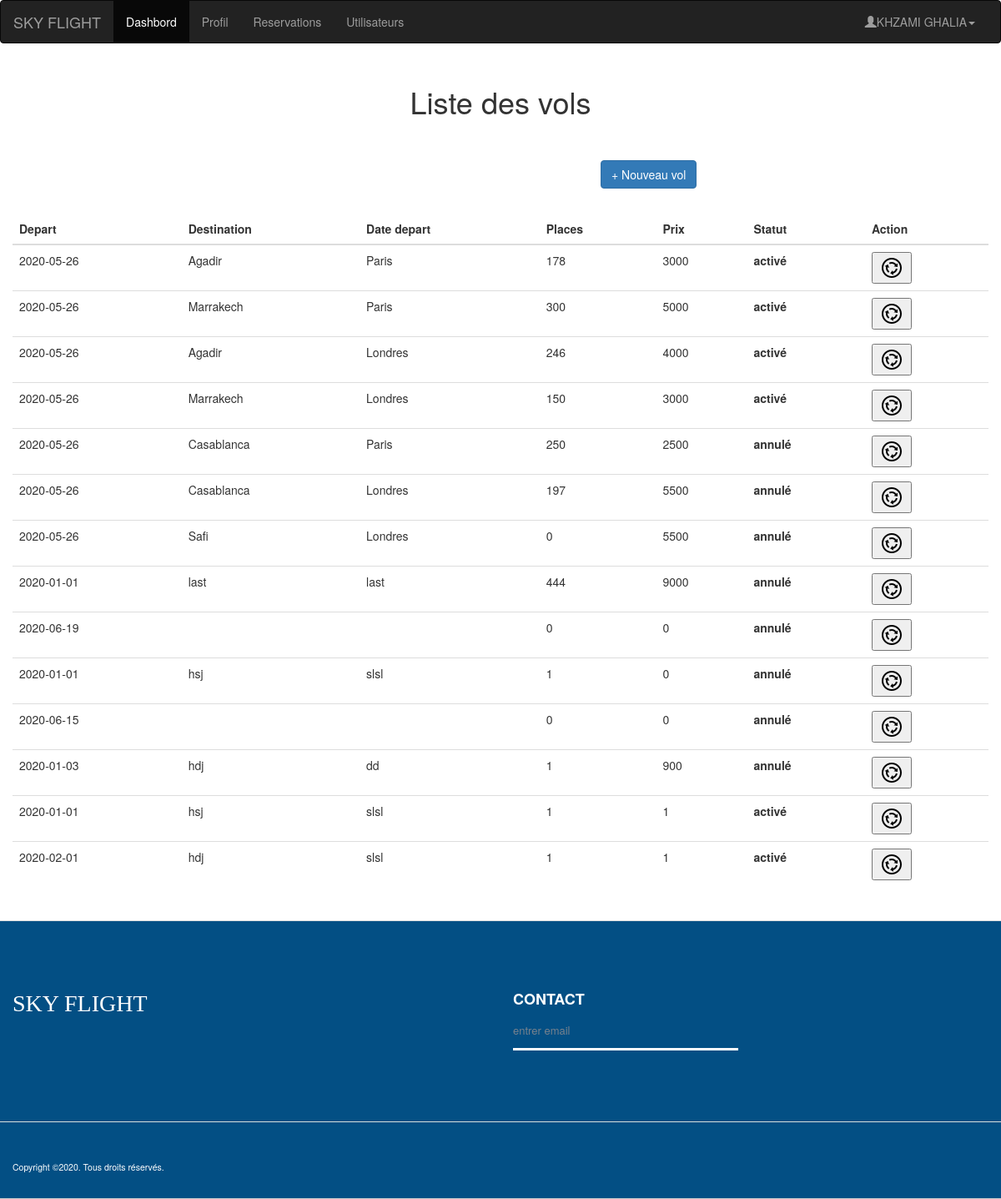
Screenshot of /dashbord.php (signed in) with the database file from the repository.
### tables this page shows
CREATE TABLE `vols` (
  `id` int(11) NOT NULL,
  `depart` varchar(254) DEFAULT NULL,
  `destination` varchar(254) DEFAULT NULL,
  `date_depart` date DEFAULT NULL,
  `num_place` int(11) DEFAULT NULL,
  `prix` int(11) DEFAULT NULL,
  `statut` int(10) NOT NULL
);

### dashbord-back.php (called while the page is built, shortened)
<?php
    require_once ("vol.php");
            $vol = new Vol();
            $result = $vol->getAllvols();
        ?>

### dashbord.php (the view, shortened to what this page needs)
<?php include"dashbord-back.php" ?>
<!DOCTYPE html>
<html lang="en">
<head>
  <link rel="stylesheet" href="https://maxcdn.bootstrapcdn.com/bootstrap/3.4.1/css/bootstrap.min.css">
  <link rel="stylesheet" href="css/style.css"/>
</head>
<body>
<?php include"menu-admin.php" ?>
	<h1> Liste des vols</h1>
    <p>
<a href="ajoutervol.php"><button type="button" class="btn btn-primary b" data-toggle="modal" data-target="#exampleModalLong" >
  + Nouveau vol
</button></a>
</p>
<div class="container">
    <div class="table-responsive">
  <table class="table">
    <thead>
    <tr>
    <th> Depart </th>
    <th> Destination </th>
    <th> Date depart </th>
    <th> Places </th>
    <th> Prix </th>
    <th> Statut </th>
    <th> Action </th>
    </tr>
</thead>
<tbody>
    <?php
    while ($row = $result->fetch_assoc()) { ?>
                               <tr>
								<td><?= $row['date_depart']; ?></td>
								<td><?= $row['depart']; ?></td>
								<td><?= $row['destination']; ?></td>
                                <td><?= $row['num_place']; ?></td>
                                <td><?= $row['prix']; ?></td>
                                <th><?= $vol->AfficherStatut($row['id']);?>  </th>
                                <th>
                                <form action="<?php echo $_SERVER['PHP_SELF'];?>"
                                method="POST">
                                <button type="submit" name="switch"> <img src="img/switch.png"> </button>
                                </form>
                                </th>
                        </tr>
                        <?php } ?>
                        </tbody>
  </table>
</div>
</div>
<?php include"footer.php" ?>
</body>
</html>

### vol.php (shortened to what this page needs)
<?php
class Vol
{
    function getAllvols() {
        include 'dbConnect.php';
		$stmt= $conn->query("SELECT * from vols");
        return $stmt;
}
function AfficherStatut($id) {
    include 'dbConnect.php';
    $query = "SELECT * FROM vols WHERE id='$id'";
								$stmt = $conn->prepare($query);
								$stmt->execute();
                                $result = $stmt->get_result();
    $row = $result->fetch_assoc();
    if($row['statut'])
    echo "activé";
    else
    echo "annulé";
}
}
?>

### css/style.css (style rules this page uses)
body { overflow-x: hidden; }
h1 { text-align: center; margin-bottom: 50px; margin-top: 50px; }
.container { padding: 2rem 0rem; }
.b { margin-left: 60%; }

### rows the page displays
vols: date_depart "2020-05-26", depart "Agadir", destination "Paris", num_place "178", prix "3000", statut "activé"
vols: date_depart "2020-05-26", depart "Marrakech", destination "Paris", num_place "300", prix "5000", statut "activé"
vols: date_depart "2020-05-26", depart "Agadir", destination "Londres", num_place "246", prix "4000", statut "activé"
vols: date_depart "2020-05-26", depart "Marrakech", destination "Londres", num_place "150", prix "3000", statut "activé"
vols: date_depart "2020-05-26", depart "Casablanca", destination "Paris", num_place "250", prix "2500", statut "annulé"
vols: date_depart "2020-05-26", depart "Casablanca", destination "Londres", num_place "197", prix "5500", statut "annulé"
vols: date_depart "2020-05-26", depart "Safi", destination "Londres", num_place "0", prix "5500", statut "annulé"
vols: date_depart "2020-01-01", depart "last", destination "last", num_place "444", prix "9000", statut "annulé"
vols: date_depart "2020-06-19", num_place "0", prix "0", statut "annulé"
vols: date_depart "2020-01-01", depart "hsj", destination "slsl", num_place "1", prix "0", statut "annulé"
vols: date_depart "2020-06-15", num_place "0", prix "0", statut "annulé"
vols: date_depart "2020-01-03", depart "hdj", destination "dd", num_place "1", prix "900", statut "annulé"
vols: date_depart "2020-01-01", depart "hsj", destination "slsl", num_place "1", prix "1", statut "activé"
vols: date_depart "2020-02-01", depart "hdj", destination "slsl", num_place "1", prix "1", statut "activé"

### other values shown
$_SESSION['fullname'] "KHZAMI GHALIA"
